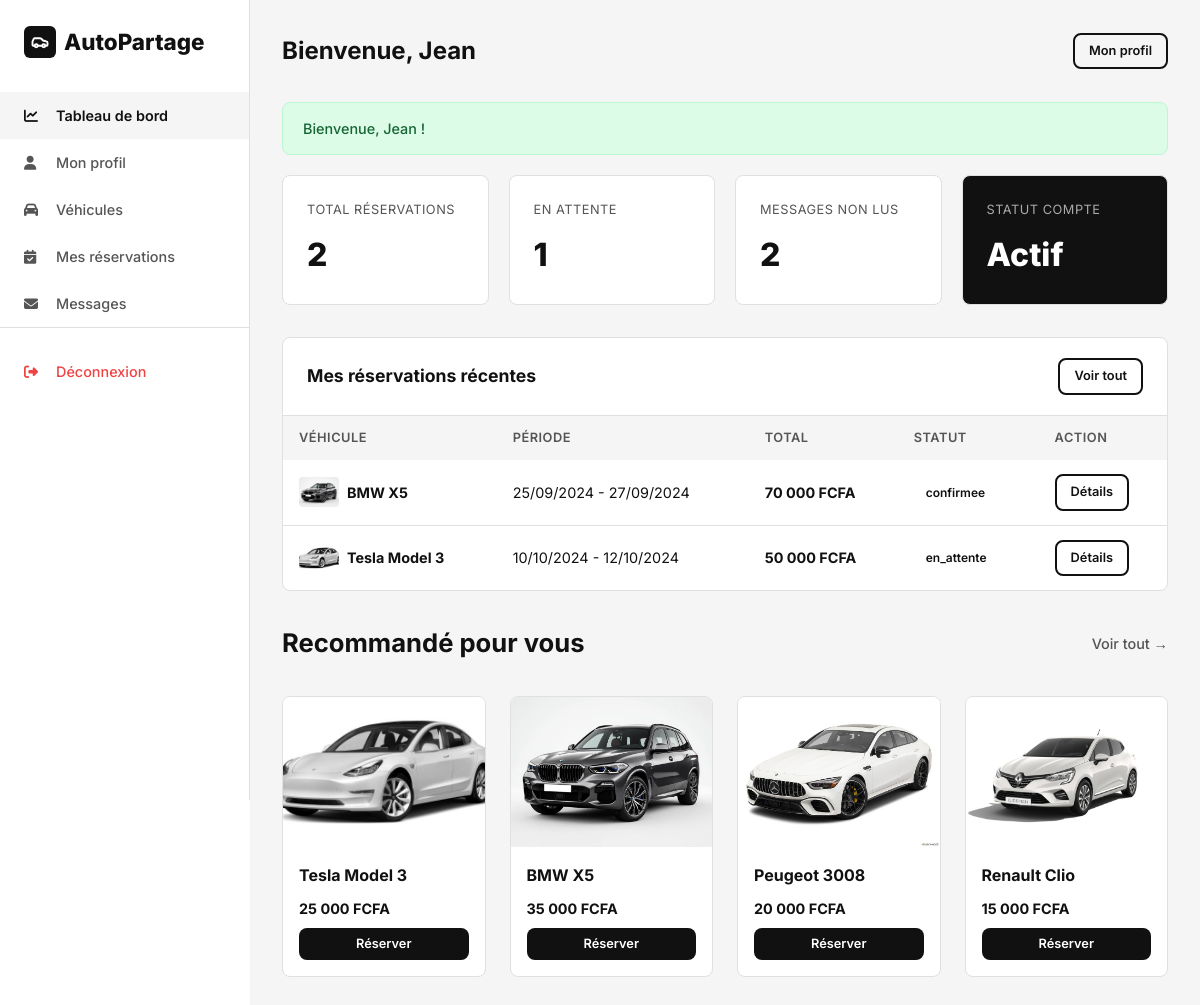
The page /client/dashboard.php (signed in) on the database its author committed.
### tables this page shows
CREATE TABLE reservations (
    id INT AUTO_INCREMENT PRIMARY KEY,
    utilisateur_id INT NOT NULL,
    vehicule_id INT NOT NULL,
    date_debut DATETIME NOT NULL,
    date_fin DATETIME NOT NULL,
    duree_jours INT NOT NULL DEFAULT 1,
    prix_unitaire DECIMAL(10,2) NOT NULL,
    prix_total DECIMAL(10,2) NOT NULL,
    statut ENUM('en_attente', 'confirmee', 'annulee', 'terminee') NOT NULL DEFAULT 'en_attente',
    notes TEXT DEFAULT NULL,
    date_creation DATETIME NOT NULL DEFAULT CURRENT_TIMESTAMP,
    date_modification DATETIME DEFAULT NULL ON UPDATE CURRENT_TIMESTAMP,
    FOREIGN KEY (utilisateur_id) REFERENCES utilisateurs(id) ON DELETE CASCADE,
    FOREIGN KEY (vehicule_id) REFERENCES vehicules(id) ON DELETE CASCADE
);

CREATE TABLE vehicules (
    id INT AUTO_INCREMENT PRIMARY KEY,
    marque VARCHAR(100) NOT NULL,
    modele VARCHAR(100) NOT NULL,
    annee INT DEFAULT NULL,
    type_carburant ENUM('Essence', 'Diesel', 'Électrique', 'Hybride') NOT NULL DEFAULT 'Essence',
    transmission ENUM('Manuelle', 'Automatique') NOT NULL DEFAULT 'Manuelle',
    nombre_places INT NOT NULL DEFAULT 5,
    image VARCHAR(255) DEFAULT NULL,
    prix_heure DECIMAL(10,2) DEFAULT NULL,
    prix_jour DECIMAL(10,2) NOT NULL,
    description TEXT DEFAULT NULL,
    caracteristiques TEXT DEFAULT NULL,
    statut ENUM('disponible', 'reserve', 'maintenance') NOT NULL DEFAULT 'disponible',
    is_deleted TINYINT(1) NOT NULL DEFAULT 0,
    date_creation DATETIME NOT NULL DEFAULT CURRENT_TIMESTAMP,
    date_modification DATETIME DEFAULT NULL ON UPDATE CURRENT_TIMESTAMP
);

### client/dashboard.php (the view, shortened to what this page needs)
<?php
require_once '../config/database.php';
require_once '../includes/functions.php';
$userId = $_SESSION['user_id'];
$stmt = $pdo->prepare("SELECT COUNT(*) FROM reservations WHERE utilisateur_id = :uid");
$stmt->execute([':uid' => $userId]);
$totalReservations = $stmt->fetchColumn();
$stmt = $pdo->prepare("SELECT COUNT(*) FROM reservations WHERE utilisateur_id = :uid AND statut = 'en_attente'");
$stmt->execute([':uid' => $userId]);
$pendingReservations = $stmt->fetchColumn();
$stmt = $pdo->prepare("SELECT r.*, v.marque, v.modele, v.image
                       FROM reservations r
                       JOIN vehicules v ON r.vehicule_id = v.id
                       WHERE r.utilisateur_id = :uid
                       ORDER BY r.date_creation DESC LIMIT 5");
$stmt->execute([':uid' => $userId]);
$recentReservations = $stmt->fetchAll();
?>
<!DOCTYPE html>
<html lang="fr">
<head>
    <link rel="stylesheet" href="https://cdnjs.cloudflare.com/ajax/libs/font-awesome/6.5.0/css/all.min.css">
    <link rel="stylesheet" href="../assets/css/style.css">
</head>
<body class="dashboard">
    <?php include '../includes/sidebar.php'; ?>
    <main class="dashboard-content">
        <header class="dashboard-header">
            <h1>Bienvenue, <?= $_SESSION['user_prenom'] ?></h1>
            <div class="user-info">
                <a href="profile.php" class="btn btn-outline btn-sm">Mon profil</a>
            </div>
        </header>
        <?php $flash = getFlash(); if ($flash): ?>
            <div class="flash flash-<?= $flash['type'] ?>"><?= $flash['message'] ?></div>
        <?php endif; ?>
        <div class="stat-cards">
            <div class="stat-card">
                <div class="label">Total réservations</div>
                <div class="value"><?= $totalReservations ?></div>
            </div>
            <div class="stat-card">
                <div class="label">En attente</div>
                <div class="value"><?= $pendingReservations ?></div>
            </div>
            <div class="stat-card">
                <div class="label">Messages non lus</div>
                <div class="value"><?= countUnreadMessages($pdo, $userId) ?></div>
            </div>
            <div class="stat-card dark">
                <div class="label">Statut compte</div>
                <div class="value">Actif</div>
            </div>
        </div>
        <div class="table-container">
            <div class="table-header">
                <h3>Mes réservations récentes</h3>
                <a href="reservations.php" class="btn btn-outline btn-sm">Voir tout</a>
            </div>
            <table>
                <thead>
                    <tr>
                        <th>Véhicule</th>
                        <th>Période</th>
                        <th>Total</th>
                        <th>Statut</th>
                        <th>Action</th>
                    </tr>
                </thead>
                <tbody>
                    <?php if (empty($recentReservations)): ?>
                        <tr>
                            <td colspan="5" class="text-center">Vous n'avez pas encore de réservations.</td>
                        </tr>
                    <?php else: ?>
                        <?php foreach ($recentReservations as $res): ?>
                        <tr>
                            <td>
                                <div class="flex gap-1">
                                    <img src="<?= getVehiculeImage($res['image']) ?>" alt="" style="width: 40px; height: 30px; object-fit: cover; border-radius: 4px;">
                                    <strong><?= clean($res['marque'] . ' ' . $res['modele']) ?></strong>
                                </div>
                            </td>
                            <td>
                                <?= formatDate($res['date_debut']) ?> - <?= formatDate($res['date_fin']) ?>
                            </td>
                            <td><strong><?= formatPrix($res['prix_total']) ?></strong></td>
                            <td><?= getStatutBadge($res['statut']) ?></td>
                            <td>
                                <a href="reservations.php" class="btn btn-outline btn-sm">Détails</a>
                            </td>
                        </tr>
                        <?php endforeach; ?>
                    <?php endif; ?>
                </tbody>
            </table>
        </div>
        <div class="section-title mt-4">
            <h2>Recommandé pour vous</h2>
            <a href="vehicles.php">Voir tout &rarr;</a>
        </div>
        <div class="grid-4">
            <?php
            $stmt = $pdo->query("SELECT * FROM vehicules WHERE statut = 'disponible' AND is_deleted = 0 LIMIT 4");
            $reco = $stmt->fetchAll();
            foreach ($reco as $v):
            ?>
            <div class="vehicle-card">
                <img src="<?= getVehiculeImage($v['image']) ?>" alt="" class="vehicle-card-img" style="height: 150px;">
                <div class="vehicle-card-body">
                    <h3><?= clean($v['marque'] . ' ' . $v['modele']) ?></h3>
                    <p class="price" style="font-size: 0.9rem;"><?= formatPrix($v['prix_jour']) ?></p>
                    <a href="vehicle_detail.php?id=<?= $v['id'] ?>" class="btn btn-primary btn-sm btn-block mt-1">Réserver</a>
                </div>
            </div>
            <?php endforeach; ?>
        </div>
    </main>
</body>
</html>

### includes/functions.php (shortened to what this page needs)
<?php
function clean($data) {
    return htmlspecialchars(trim($data), ENT_QUOTES, 'UTF-8');
}
function getFlash() {
    if (isset($_SESSION['flash'])) {
        $flash = $_SESSION['flash'];
        return $flash;
    }
    return null;
}
function formatPrix($prix) {
    return number_format($prix, 0, ',', ' ') . ' FCFA';
}
function formatDate($date) {
    return date('d/m/Y', strtotime($date));
}
function getStatutBadge($statut) {
    $badges = [
        'en_attente' => '<span class="badge badge-warning">En attente</span>',
        'confirmee'  => '<span class="badge badge-success">Confirmée</span>',
        'annulee'    => '<span class="badge badge-danger">Annulée</span>',
        'terminee'   => '<span class="badge badge-info">Terminée</span>'
    ];
    return $badges[$statut] ?? '<span class="badge">' . $statut . '</span>';
}
function countUnreadMessages($pdo, $userId) {
    $stmt = $pdo->prepare("SELECT COUNT(*) FROM messages WHERE utilisateur_id = :uid AND lu = 0");
    $stmt->execute([':uid' => $userId]);
    return $stmt->fetchColumn();
}
function getVehiculeImage($image) {
    $path = $_SERVER['DOCUMENT_ROOT'] . BASE_URL . '/assets/images/vehicules/' . $image;
    if ($image && file_exists($path)) {
        return BASE_URL . '/assets/images/vehicules/' . $image;
    }
    return 'https://images.unsplash.com/photo-1494976388531-d1058494cdd8?w=400&h=300&fit=crop';
}

### assets/css/style.css (style rules this page uses)
*,*::before,*::after { box-sizing:border-box;margin:0;padding:0 }
:root { --primary:#111;--secondary:#555;--accent:#222;--bg:#fff;--bg-alt:#f5f5f5;--border:#e0e0e0;--success:#22c55e;--warning:#f59e0b;--danger:#ef4444;--info:#3b82f6;--radius:8px;--shadow:0 2px 12px rgba(0,0,0,.08);--transition:all .3s ease }
body { font-family:'Inter',sans-serif;color:var(--primary);background:var(--bg);line-height:1.6;min-height:100vh }
a { text-decoration:none;color:inherit;transition:var(--transition) }
img { max-width:100%;display:block }
.flex { display:flex;align-items:center }
.grid-4 { display:grid;grid-template-columns:repeat(4,1fr);gap:24px }
.mt-1 { margin-top:8px }
.mt-4 { margin-top:32px }
.gap-1 { gap:8px }
.btn { display:inline-flex;align-items:center;justify-content:center;gap:6px;padding:10px 24px;border-radius:var(--radius);font-weight:600;font-size:.9rem;border:none;cursor:pointer;transition:var(--transition) }
.btn-primary { background:var(--primary);color:#fff }
.btn-outline { border:2px solid var(--primary);color:var(--primary);background:transparent }
.btn-sm { padding:6px 14px;font-size:.8rem }
.btn-block { width:100%;justify-content:center }
.section-title { display:flex;align-items:center;justify-content:space-between;margin-bottom:32px }
.section-title h2 { font-size:1.6rem;font-weight:700 }
.section-title a { font-size:.9rem;color:var(--secondary);font-weight:500 }
.vehicle-card { background:#fff;border:1px solid var(--border);border-radius:var(--radius);overflow:hidden;transition:var(--transition) }
.vehicle-card-img { width:100%;height:200px;object-fit:cover;background:#f0f0f0 }
.vehicle-card-body { padding:16px }
.vehicle-card-body h3 { font-size:1rem;font-weight:700;margin-bottom:4px }
.vehicle-card-body .price { font-size:1.1rem;font-weight:700;margin-top:8px }
.dashboard { display:flex;min-height:100vh }
.dashboard-content { flex:1;margin-left:250px;padding:32px;background:var(--bg-alt);min-height:100vh }
.dashboard-header { display:flex;align-items:center;justify-content:space-between;margin-bottom:32px }
.dashboard-header h1 { font-size:1.5rem;font-weight:700 }
.stat-cards { display:grid;grid-template-columns:repeat(4,1fr);gap:20px;margin-bottom:32px }
.stat-card { background:#fff;border-radius:var(--radius);padding:24px;border:1px solid var(--border) }
.stat-card .label { font-size:.8rem;color:var(--secondary);margin-bottom:8px;text-transform:uppercase;letter-spacing:.5px }
.stat-card .value { font-size:2rem;font-weight:800 }
.stat-card.dark { background:var(--primary);color:#fff }
.stat-card.dark .label { color:#aaa }
.table-container { background:#fff;border-radius:var(--radius);border:1px solid var(--border);overflow:hidden }
.table-header { padding:20px 24px;display:flex;align-items:center;justify-content:space-between;border-bottom:1px solid var(--border) }
.table-header h3 { font-size:1.1rem;font-weight:700 }
table { width:100%;border-collapse:collapse }
thead { background:var(--bg-alt) }
th { padding:12px 16px;text-align:left;font-size:.8rem;font-weight:600;text-transform:uppercase;letter-spacing:.5px;color:var(--secondary) }
td { padding:14px 16px;border-bottom:1px solid var(--border);font-size:.9rem }
tr:last-child td { border-bottom:none }
.badge { display:inline-flex;align-items:center;padding:4px 12px;border-radius:20px;font-size:.75rem;font-weight:600 }
.flash { padding:14px 20px;border-radius:var(--radius);margin-bottom:20px;font-size:.9rem;font-weight:500;display:flex;align-items:center;gap:8px;animation:slideDown .3s ease }
.flash-success { background:#dcfce7;color:#166534;border:1px solid #bbf7d0 }

### rows shown on the page
reservations: vehicule.image (picture), vehicule.modele "BMW X5", date_debut "25/09/2024", date_fin "27/09/2024", prix_total "70 000 FCFA", statut "confirmee"
reservations: vehicule.image (picture), vehicule.modele "Tesla Model 3", date_debut "10/10/2024", date_fin "12/10/2024", prix_total "50 000 FCFA", statut "en_attente"
vehicules: image (picture), marque+modele "Tesla Model 3", prix_jour "25 000 FCFA"
vehicules: image (picture), marque+modele "BMW X5", prix_jour "35 000 FCFA"
vehicules: image (picture), marque+modele "Peugeot 3008", prix_jour "20 000 FCFA"
vehicules: image (picture), marque+modele "Renault Clio", prix_jour "15 000 FCFA"

### other values the page prints
$_SESSION['user_prenom'] "Jean"
$flash['message'] "Bienvenue, Jean !"
$totalReservations "2"
$pendingReservations "1"
countUnreadMessages($pdo, $userId) "2"
